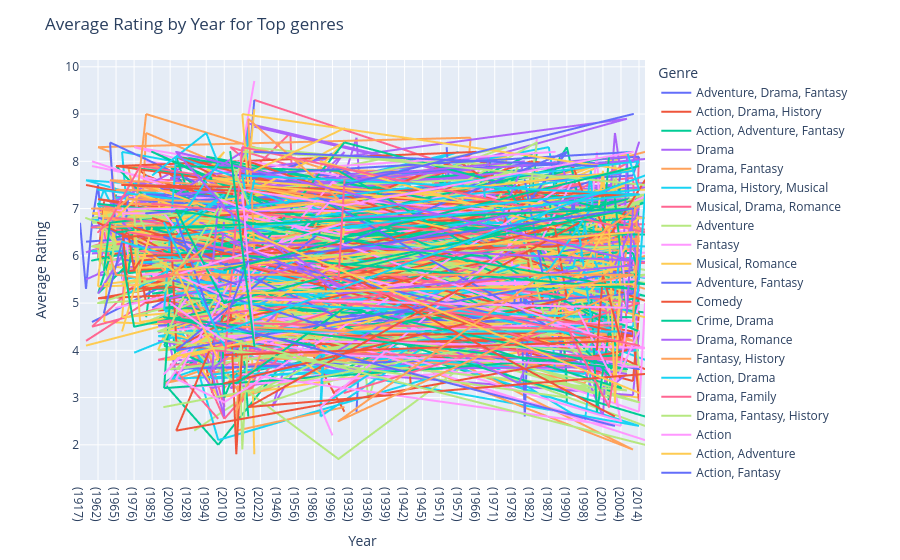

The code cell stored with this chart in its notebook:
### Code cell
avg_rating_by_year=df.groupby(['Year', 'Genre'])['Rating'].mean().reset_index()
top_genres=df['Genre'].value_counts().head(10).index
average_rating_by_year=avg_rating_by_year[avg_rating_by_year['Genre'].isin(top_genres)]
fig=px.line(avg_rating_by_year,x='Year', y='Rating', color='Genre')
fig.update_layout(title='Average Rating by Year for Top genres', xaxis_title='Year', yaxis_title='Average Rating')
fig.show()
